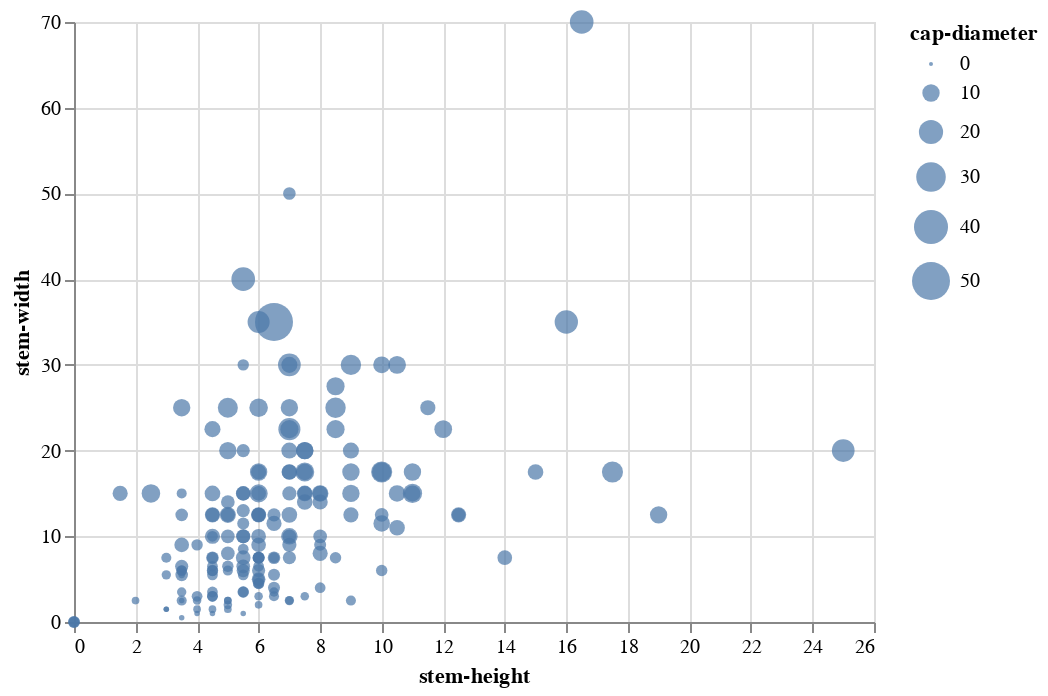

Here is the notebook cell this chart was saved with:
### Markdown cell above
I demonstrated a simple way to project 2D -> 1D. In practice, you normally do PCA on much higher dimensions. For example, here we can see that the cap diameter is correlated with stem sizes. You can try to find a projection that transform 3D -> 1D.

### Code cell
mushroom = pd.read_csv("https://mushroom.mathematik.uni-marburg.de/files/PrimaryData/primary_data_edited.csv", sep=";")
mushroom["cap-diameter"] = mushroom["cap-diameter"].apply(calculate_mean)
mushroom["stem-height"] = mushroom["stem-height"].apply(calculate_mean)
mushroom["stem-width"] = mushroom["stem-width"].apply(calculate_mean)
alt.Chart(mushroom).mark_circle().encode(
    x="stem-height",
    y="stem-width",
    size="cap-diameter",
    tooltip=["stem-height", "stem-width", "cap-diameter"],
)

### Figure 1 — Vega-Lite specification as saved in the notebook (floating-point values rounded to 4 significant figures; data arrays with more than 128 entries replaced by an {"elided": "..."} marker saying what was removed)
{"config": {"view": {"continuousWidth": 400, "continuousHeight": 300}}, "data": {"name": "data-58e1a0c585b823359c8c2b237c03c639"}, "mark": "circle", "encoding": {"size": {"field": "cap-diameter", "type": "quantitative"}, "tooltip": [{"field": "stem-height", "type": "quantitative"}, {"field": "stem-width", "type": "quantitative"}, {"field": "cap-diameter", "type": "quantitative"}], "x": {"field": "stem-height", "type": "quantitative"}, "y": {"field": "stem-width", "type": "quantitative"}}, "$schema": "https://vega.github.io/schema/vega-lite/v4.17.0.json", "datasets": {"data-58e1a0c585b823359c8c2b237c03c639": {"elided": "173 records"}}}
